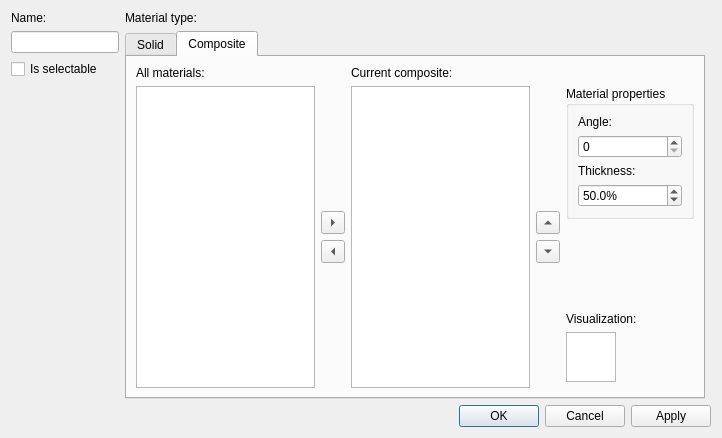
<?xml version="1.0" encoding="UTF-8"?>
<ui version="4.0">
 <class>MaterialDesignerDialog</class>
 <widget class="QDialog" name="MaterialDesignerDialog">
  <property name="geometry">
   <rect>
    <x>0</x>
    <y>0</y>
    <width>722</width>
    <height>430</height>
   </rect>
  </property>
  <property name="windowTitle">
   <string>New Material</string>
  </property>
  <layout class="QGridLayout" name="gridLayout">
   <item row="1" column="1">
    <widget class="QTabWidget" name="tabWidget">
     <property name="currentIndex">
      <number>1</number>
     </property>
     <widget class="QWidget" name="tab_material">
      <attribute name="title">
       <string>Solid</string>
      </attribute>
      <layout class="QHBoxLayout" name="horizontalLayout">
       <item>
        <layout class="QFormLayout" name="formLayout">
         <property name="fieldGrowthPolicy">
          <enum>QFormLayout::AllNonFixedFieldsGrow</enum>
         </property>
         <item row="0" column="0">
          <widget class="QLabel" name="label_5">
           <property name="font">
            <font>
             <weight>75</weight>
             <bold>true</bold>
            </font>
           </property>
           <property name="text">
            <string>E-module:</string>
           </property>
          </widget>
         </item>
         <item row="0" column="1">
          <widget class="QDoubleSpinBox" name="doubleSpinBox_2"/>
         </item>
         <item row="1" column="0">
          <widget class="QLabel" name="label_2">
           <property name="text">
            <string>Ductility:</string>
           </property>
          </widget>
         </item>
         <item row="1" column="1">
          <widget class="QDoubleSpinBox" name="doubleSpinBox_3"/>
         </item>
         <item row="2" column="0">
          <widget class="QLabel" name="label_4">
           <property name="text">
            <string>Tensile strength:</string>
           </property>
          </widget>
         </item>
         <item row="2" column="1">
          <widget class="QDoubleSpinBox" name="doubleSpinBox"/>
         </item>
         <item row="3" column="1">
          <widget class="QGraphicsView" name="graphicsView_3">
           <property name="maximumSize">
            <size>
             <width>25</width>
             <height>25</height>
            </size>
           </property>
           <property name="autoFillBackground">
            <bool>false</bool>
           </property>
           <property name="frameShape">
            <enum>QFrame::Panel</enum>
           </property>
           <property name="frameShadow">
            <enum>QFrame::Raised</enum>
           </property>
          </widget>
         </item>
         <item row="3" column="0">
          <widget class="QLabel" name="label_10">
           <property name="text">
            <string>Color:</string>
           </property>
          </widget>
         </item>
        </layout>
       </item>
       <item>
        <layout class="QVBoxLayout" name="verticalLayout_4">
         <item>
          <spacer name="verticalSpacer_3">
           <property name="orientation">
            <enum>Qt::Vertical</enum>
           </property>
           <property name="sizeType">
            <enum>QSizePolicy::Expanding</enum>
           </property>
           <property name="sizeHint" stdset="0">
            <size>
             <width>20</width>
             <height>40</height>
            </size>
           </property>
          </spacer>
         </item>
         <item>
          <widget class="QLabel" name="label_6">
           <property name="sizePolicy">
            <sizepolicy hsizetype="Minimum" vsizetype="Minimum">
             <horstretch>0</horstretch>
             <verstretch>0</verstretch>
            </sizepolicy>
           </property>
           <property name="maximumSize">
            <size>
             <width>60</width>
             <height>16777215</height>
            </size>
           </property>
           <property name="text">
            <string>Visualisation:</string>
           </property>
          </widget>
         </item>
         <item>
          <widget class="QGraphicsView" name="graphicsView">
           <property name="sizePolicy">
            <sizepolicy hsizetype="Minimum" vsizetype="Minimum">
             <horstretch>0</horstretch>
             <verstretch>0</verstretch>
            </sizepolicy>
           </property>
           <property name="minimumSize">
            <size>
             <width>0</width>
             <height>0</height>
            </size>
           </property>
           <property name="maximumSize">
            <size>
             <width>50</width>
             <height>50</height>
            </size>
           </property>
          </widget>
         </item>
        </layout>
       </item>
      </layout>
     </widget>
     <widget class="QWidget" name="tab_composite">
      <attribute name="title">
       <string>Composite</string>
      </attribute>
      <layout class="QGridLayout" name="gridLayout_3">
       <item row="1" column="5">
        <widget class="QGroupBox" name="materialPropertiesGroupBox">
         <property name="title">
          <string>Material properties</string>
         </property>
         <layout class="QVBoxLayout" name="verticalLayout">
          <item>
           <widget class="QLabel" name="label_7">
            <property name="text">
             <string>Angle:</string>
            </property>
           </widget>
          </item>
          <item>
           <widget class="QSpinBox" name="angleSpinBox"/>
          </item>
          <item>
           <widget class="QLabel" name="label_8">
            <property name="text">
             <string>Thickness:</string>
            </property>
           </widget>
          </item>
          <item>
           <widget class="QDoubleSpinBox" name="thicknessSpinBox">
            <property name="suffix">
             <string>%</string>
            </property>
            <property name="decimals">
             <number>1</number>
            </property>
            <property name="minimum">
             <double>0.100000000000000</double>
            </property>
            <property name="maximum">
             <double>99.900000000000006</double>
            </property>
            <property name="singleStep">
             <double>5.000000000000000</double>
            </property>
            <property name="value">
             <double>50.000000000000000</double>
            </property>
           </widget>
          </item>
         </layout>
        </widget>
       </item>
       <item row="0" column="3">
        <widget class="QLabel" name="label_currentComposite">
         <property name="text">
          <string>Current composite:</string>
         </property>
        </widget>
       </item>
       <item row="1" column="1" rowspan="3">
        <layout class="QVBoxLayout" name="addRemoveLayout">
         <item>
          <spacer name="verticalSpacer_5">
           <property name="orientation">
            <enum>Qt::Vertical</enum>
           </property>
           <property name="sizeHint" stdset="0">
            <size>
             <width>20</width>
             <height>40</height>
            </size>
           </property>
          </spacer>
         </item>
         <item>
          <widget class="QToolButton" name="addButton">
           <property name="text">
            <string>...</string>
           </property>
           <property name="arrowType">
            <enum>Qt::RightArrow</enum>
           </property>
          </widget>
         </item>
         <item>
          <widget class="QToolButton" name="removeButton">
           <property name="text">
            <string>...</string>
           </property>
           <property name="arrowType">
            <enum>Qt::LeftArrow</enum>
           </property>
          </widget>
         </item>
         <item>
          <spacer name="verticalSpacer_6">
           <property name="orientation">
            <enum>Qt::Vertical</enum>
           </property>
           <property name="sizeHint" stdset="0">
            <size>
             <width>20</width>
             <height>40</height>
            </size>
           </property>
          </spacer>
         </item>
        </layout>
       </item>
       <item row="0" column="0">
        <widget class="QLabel" name="label_allMaterials">
         <property name="text">
          <string>All materials:</string>
         </property>
        </widget>
       </item>
       <item row="1" column="3" rowspan="3">
        <widget class="QListWidget" name="listWidgetCurrentComposite">
         <property name="sizePolicy">
          <sizepolicy hsizetype="Expanding" vsizetype="Expanding">
           <horstretch>0</horstretch>
           <verstretch>0</verstretch>
          </sizepolicy>
         </property>
         <property name="minimumSize">
          <size>
           <width>175</width>
           <height>300</height>
          </size>
         </property>
         <property name="dragEnabled">
          <bool>true</bool>
         </property>
         <property name="dragDropMode">
          <enum>QAbstractItemView::DragDrop</enum>
         </property>
        </widget>
       </item>
       <item row="1" column="0" rowspan="3">
        <widget class="QListWidget" name="listWidgetAllAMaterial">
         <property name="sizePolicy">
          <sizepolicy hsizetype="Expanding" vsizetype="Expanding">
           <horstretch>0</horstretch>
           <verstretch>0</verstretch>
          </sizepolicy>
         </property>
         <property name="minimumSize">
          <size>
           <width>175</width>
           <height>300</height>
          </size>
         </property>
         <property name="dragEnabled">
          <bool>true</bool>
         </property>
         <property name="dragDropMode">
          <enum>QAbstractItemView::DragOnly</enum>
         </property>
        </widget>
       </item>
       <item row="1" column="4" rowspan="3">
        <layout class="QVBoxLayout" name="sortLayout">
         <item>
          <spacer name="verticalSpacer_7">
           <property name="orientation">
            <enum>Qt::Vertical</enum>
           </property>
           <property name="sizeHint" stdset="0">
            <size>
             <width>20</width>
             <height>40</height>
            </size>
           </property>
          </spacer>
         </item>
         <item>
          <widget class="QToolButton" name="upButtoon">
           <property name="text">
            <string>...</string>
           </property>
           <property name="arrowType">
            <enum>Qt::UpArrow</enum>
           </property>
          </widget>
         </item>
         <item>
          <widget class="QToolButton" name="downButton">
           <property name="text">
            <string>...</string>
           </property>
           <property name="arrowType">
            <enum>Qt::DownArrow</enum>
           </property>
          </widget>
         </item>
         <item>
          <spacer name="verticalSpacer_8">
           <property name="orientation">
            <enum>Qt::Vertical</enum>
           </property>
           <property name="sizeHint" stdset="0">
            <size>
             <width>20</width>
             <height>40</height>
            </size>
           </property>
          </spacer>
         </item>
        </layout>
       </item>
       <item row="2" column="5">
        <layout class="QVBoxLayout" name="verticalLayout_6">
         <item>
          <widget class="QLabel" name="label_9">
           <property name="text">
            <string>Visualization:</string>
           </property>
           <property name="alignment">
            <set>Qt::AlignBottom|Qt::AlignLeading|Qt::AlignLeft</set>
           </property>
          </widget>
         </item>
         <item>
          <widget class="QGraphicsView" name="graphicsView_2">
           <property name="maximumSize">
            <size>
             <width>50</width>
             <height>50</height>
            </size>
           </property>
          </widget>
         </item>
        </layout>
       </item>
      </layout>
     </widget>
    </widget>
   </item>
   <item row="0" column="1">
    <widget class="QLabel" name="label_3">
     <property name="text">
      <string>Material type:</string>
     </property>
    </widget>
   </item>
   <item row="3" column="0" colspan="3">
    <widget class="QDialogButtonBox" name="buttonBox">
     <property name="orientation">
      <enum>Qt::Horizontal</enum>
     </property>
     <property name="standardButtons">
      <set>QDialogButtonBox::Apply|QDialogButtonBox::Cancel|QDialogButtonBox::Ok</set>
     </property>
    </widget>
   </item>
   <item row="0" column="0" rowspan="2">
    <layout class="QVBoxLayout" name="verticalLayout_2">
     <item>
      <widget class="QLabel" name="label">
       <property name="text">
        <string>Name:</string>
       </property>
      </widget>
     </item>
     <item>
      <widget class="QLineEdit" name="lineEdit">
       <property name="sizePolicy">
        <sizepolicy hsizetype="Minimum" vsizetype="Fixed">
         <horstretch>0</horstretch>
         <verstretch>0</verstretch>
        </sizepolicy>
       </property>
      </widget>
     </item>
     <item>
      <widget class="QCheckBox" name="checkBox">
       <property name="layoutDirection">
        <enum>Qt::LeftToRight</enum>
       </property>
       <property name="text">
        <string>Is selectable</string>
       </property>
      </widget>
     </item>
     <item>
      <spacer name="verticalSpacer">
       <property name="orientation">
        <enum>Qt::Vertical</enum>
       </property>
       <property name="sizeHint" stdset="0">
        <size>
         <width>20</width>
         <height>40</height>
        </size>
       </property>
      </spacer>
     </item>
    </layout>
   </item>
  </layout>
 </widget>
 <resources/>
 <connections>
  <connection>
   <sender>buttonBox</sender>
   <signal>accepted()</signal>
   <receiver>MaterialDesignerDialog</receiver>
   <slot>accept()</slot>
   <hints>
    <hint type="sourcelabel">
     <x>248</x>
     <y>254</y>
    </hint>
    <hint type="destinationlabel">
     <x>157</x>
     <y>274</y>
    </hint>
   </hints>
  </connection>
  <connection>
   <sender>buttonBox</sender>
   <signal>rejected()</signal>
   <receiver>MaterialDesignerDialog</receiver>
   <slot>reject()</slot>
   <hints>
    <hint type="sourcelabel">
     <x>316</x>
     <y>260</y>
    </hint>
    <hint type="destinationlabel">
     <x>286</x>
     <y>274</y>
    </hint>
   </hints>
  </connection>
 </connections>
</ui>
